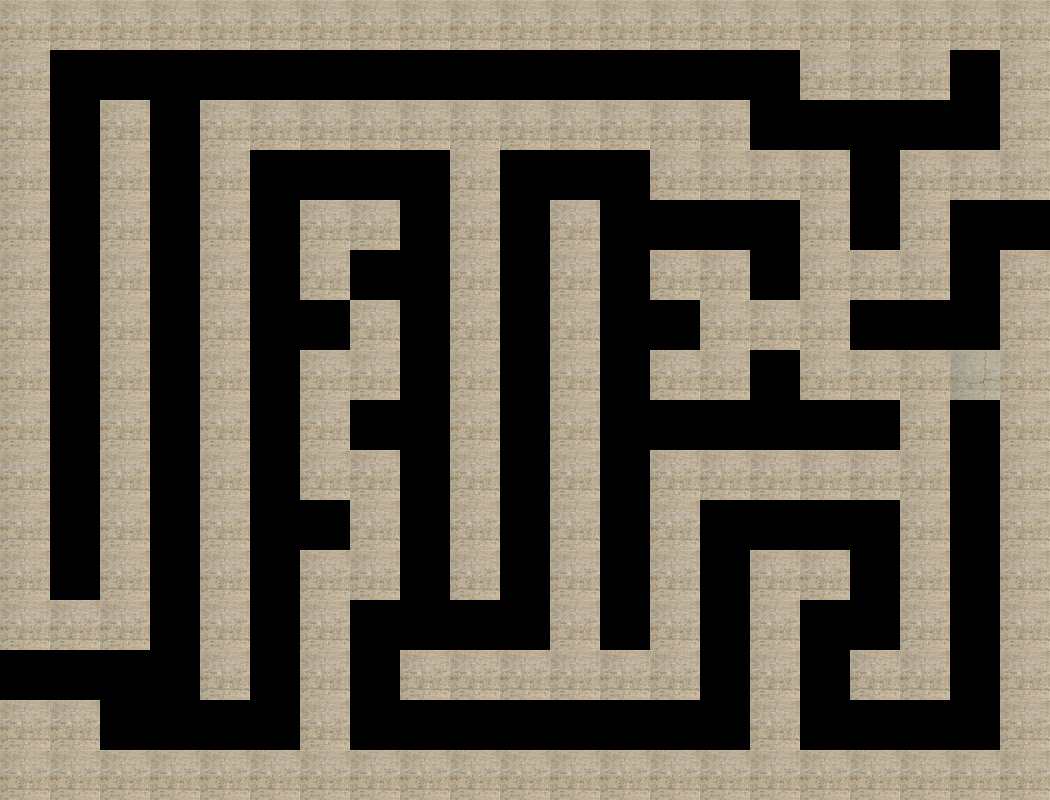

Tiled map render using the project's own tile images. Description and the whole map definition, tile-layer contents included, below:
An orthogonal 21x16 tile map with 50x50 px tiles, 1 tile layer (Tile Layer 1).

<map version="1.2" tiledversion="1.3.2" orientation="orthogonal" renderorder="right-down" compressionlevel="-1" width="21" height="16" tilewidth="50" tileheight="50" infinite="0" nextlayerid="2" nextobjectid="1">
 <tileset firstgid="1" source="MazeTilSet.tsx" />
 <layer id="1" name="Tile Layer 1" width="21" height="16">
  <data encoding="csv">
1,1,1,1,1,1,1,1,1,1,1,1,1,1,1,1,1,1,1,1,1,
1,0,0,0,0,0,0,0,0,0,0,0,0,0,0,0,1,1,1,0,1,
1,0,1,0,1,1,1,1,1,1,1,1,1,1,1,0,0,0,0,0,1,
1,0,1,0,1,0,0,0,0,1,0,0,0,1,1,1,1,0,1,1,1,
1,0,1,0,1,0,1,1,0,1,0,1,0,0,0,0,1,0,1,0,0,
1,0,1,0,1,0,1,0,0,1,0,1,0,1,1,0,1,1,1,0,1,
1,0,1,0,1,0,0,1,0,1,0,1,0,0,1,1,1,0,0,0,1,
1,0,1,0,1,0,1,1,0,1,0,1,0,1,1,0,1,1,1,2,1,
1,0,1,0,1,0,1,0,0,1,0,1,0,0,0,0,0,0,1,0,1,
1,0,1,0,1,0,1,1,0,1,0,1,0,1,1,1,1,1,1,0,1,
1,0,1,0,1,0,0,1,0,1,0,1,0,1,0,0,0,0,1,0,1,
1,0,1,0,1,0,1,1,0,1,0,1,0,1,0,1,1,0,1,0,1,
1,1,1,0,1,0,1,0,0,0,0,1,0,1,0,1,0,0,1,0,1,
0,0,0,0,1,0,1,0,1,1,1,1,1,1,0,1,0,1,1,0,1,
1,1,0,0,0,0,1,0,0,0,0,0,0,0,0,1,0,0,0,0,1,
1,1,1,1,1,1,1,1,1,1,1,1,1,1,1,1,1,1,1,1,1
</data>
 </layer>
</map>
